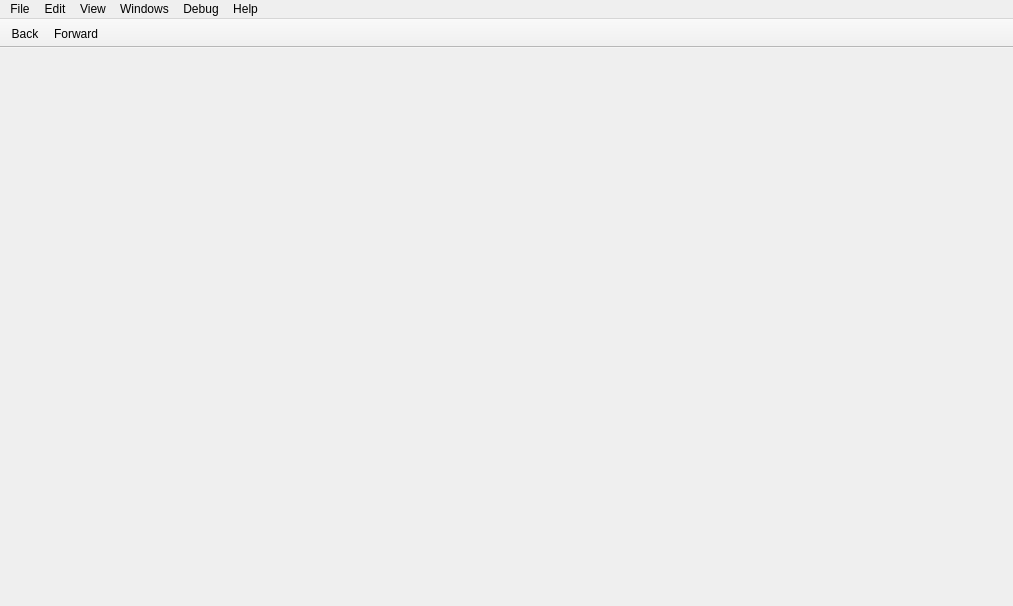
<?xml version="1.0" encoding="UTF-8"?>
<ui version="4.0">
 <class>MainWindow</class>
 <widget class="QMainWindow" name="MainWindow">
  <property name="geometry">
   <rect>
    <x>0</x>
    <y>0</y>
    <width>1013</width>
    <height>606</height>
   </rect>
  </property>
  <property name="sizePolicy">
   <sizepolicy hsizetype="Expanding" vsizetype="Expanding">
    <horstretch>0</horstretch>
    <verstretch>0</verstretch>
   </sizepolicy>
  </property>
  <property name="windowTitle">
   <string notr="true">Cutter</string>
  </property>
  <property name="styleSheet">
   <string notr="true"/>
  </property>
  <property name="documentMode">
   <bool>true</bool>
  </property>
  <property name="dockNestingEnabled">
   <bool>true</bool>
  </property>
  <widget class="QMenu" name="addExtraWidgets">
   <property name="title">
    <string>Add extra...</string>
   </property>
  </widget>
  <widget class="QMenuBar" name="menuBar">
   <property name="geometry">
    <rect>
     <x>0</x>
     <y>0</y>
     <width>1013</width>
     <height>22</height>
    </rect>
   </property>
   <property name="defaultUp">
    <bool>false</bool>
   </property>
   <property name="nativeMenuBar">
    <bool>true</bool>
   </property>
   <widget class="QMenu" name="menuFile">
    <property name="geometry">
     <rect>
      <x>378</x>
      <y>100</y>
      <width>156</width>
      <height>220</height>
     </rect>
    </property>
    <property name="title">
     <string>File</string>
    </property>
    <addaction name="actionNew"/>
    <addaction name="actionOpen"/>
    <addaction name="separator"/>
    <addaction name="actionImportPDB"/>
    <addaction name="separator"/>
    <addaction name="actionSave"/>
    <addaction name="actionSaveAs"/>
    <addaction name="actionExport_as_code"/>
    <addaction name="separator"/>
    <addaction name="actionRun_Script"/>
    <addaction name="separator"/>
    <addaction name="actionQuit"/>
    <addaction name="separator"/>
   </widget>
   <widget class="QMenu" name="menuView">
    <property name="title">
     <string>View</string>
    </property>
    <property name="tabsOnTop" stdset="0">
     <bool>false</bool>
    </property>
    <addaction name="actionRefresh_contents"/>
    <addaction name="separator"/>
    <addaction name="actionDefault"/>
    <addaction name="actionReset_settings"/>
    <addaction name="separator"/>
    <addaction name="actionLock"/>
    <addaction name="actionTabs_on_Top"/>
    <addaction name="actionGrouped_dock_dragging"/>
   </widget>
   <widget class="QMenu" name="menuHelp">
    <property name="title">
     <string>Help</string>
    </property>
    <addaction name="actionAbout"/>
    <addaction name="actionIssue"/>
   </widget>
   <widget class="QMenu" name="menuEdit">
    <property name="title">
     <string>Edit</string>
    </property>
    <addaction name="actionSearch"/>
    <addaction name="actionUndoSeek"/>
    <addaction name="actionRedoSeek"/>
    <addaction name="separator"/>
    <addaction name="actionPreferences"/>
   </widget>
   <widget class="QMenu" name="menuWindows">
    <property name="title">
     <string>Windows</string>
    </property>
    <widget class="QMenu" name="menuPlugins">
     <property name="title">
      <string>Plugins</string>
     </property>
    </widget>
    <widget class="QMenu" name="menuAddInfoWidgets">
     <property name="title">
      <string>Info...</string>
     </property>
     <addaction name="actionClasses"/>
     <addaction name="actionEntrypoints"/>
     <addaction name="actionExports"/>
     <addaction name="actionFlags"/>
     <addaction name="actionHeaders"/>
     <addaction name="actionImports"/>
     <addaction name="actionRelocs"/>
     <addaction name="actionResources"/>
     <addaction name="actionSDBBrowser"/>
     <addaction name="actionSections"/>
     <addaction name="actionSegments"/>
     <addaction name="actionSymbols"/>
     <addaction name="actionVTables"/>
     <addaction name="actionZignatures"/>
    </widget>
    <widget class="QMenu" name="menuAddDebugWidgets">
     <property name="title">
      <string>Debug...</string>
     </property>
     <addaction name="actionBacktrace"/>
     <addaction name="actionBreakpoint"/>
     <addaction name="actionMemoryMap"/>
     <addaction name="actionRegisters"/>
     <addaction name="actionRegisterRefs"/>
     <addaction name="actionStack"/>
    </widget>
    <addaction name="actionDashboard"/>
    <addaction name="separator"/>
    <addaction name="actionFunctions"/>
    <addaction name="actionHexdump"/>
    <addaction name="actionDecompiler"/>
    <addaction name="actionOverview"/>
    <addaction name="separator"/>
    <addaction name="actionSearch"/>
    <addaction name="actionStrings"/>
    <addaction name="actionTypes"/>
    <addaction name="separator"/>
    <addaction name="actionExtraDisassembly"/>
    <addaction name="actionExtraGraph"/>
    <addaction name="actionExtraHexdump"/>
    <addaction name="separator"/>
    <addaction name="menuAddInfoWidgets"/>
    <addaction name="menuAddDebugWidgets"/>
    <addaction name="separator"/>
    <addaction name="actionComments"/>
    <addaction name="actionConsole"/>
    <addaction name="separator"/>
    <addaction name="menuPlugins"/>
   </widget>
   <widget class="QMenu" name="menuDebug">
    <property name="title">
     <string>Debug</string>
    </property>
   </widget>
   <addaction name="menuFile"/>
   <addaction name="menuEdit"/>
   <addaction name="menuView"/>
   <addaction name="menuWindows"/>
   <addaction name="menuDebug"/>
   <addaction name="menuHelp"/>
  </widget>
  <widget class="QToolBar" name="mainToolBar">
   <property name="sizePolicy">
    <sizepolicy hsizetype="Preferred" vsizetype="Fixed">
     <horstretch>0</horstretch>
     <verstretch>0</verstretch>
    </sizepolicy>
   </property>
   <property name="contextMenuPolicy">
    <enum>Qt::DefaultContextMenu</enum>
   </property>
   <property name="windowTitle">
    <string notr="true">Main toolbar</string>
   </property>
   <property name="movable">
    <bool>false</bool>
   </property>
   <property name="iconSize">
    <size>
     <width>16</width>
     <height>16</height>
    </size>
   </property>
   <property name="toolButtonStyle">
    <enum>Qt::ToolButtonIconOnly</enum>
   </property>
   <attribute name="toolBarArea">
    <enum>TopToolBarArea</enum>
   </attribute>
   <attribute name="toolBarBreak">
    <bool>false</bool>
   </attribute>
   <addaction name="actionBackward"/>
   <addaction name="actionForward"/>
  </widget>
  <action name="actionDefault">
   <property name="text">
    <string>Reset Layout</string>
   </property>
   <property name="toolTip">
    <string>Reset layout</string>
   </property>
  </action>
  <action name="actionZen">
   <property name="text">
    <string>Zen Mode</string>
   </property>
   <property name="toolTip">
    <string>Zen mode</string>
   </property>
  </action>
  <action name="actionAbout">
   <property name="text">
    <string>About</string>
   </property>
  </action>
  <action name="actionIssue">
   <property name="text">
    <string>Report an issue</string>
   </property>
  </action>
  <action name="actionNew">
   <property name="text">
    <string>New</string>
   </property>
   <property name="shortcut">
    <string>Ctrl+N</string>
   </property>
  </action>
  <action name="actionClose">
   <property name="text">
    <string>Close</string>
   </property>
  </action>
  <action name="actionSave_workspace">
   <property name="text">
    <string>Save layout</string>
   </property>
   <property name="toolTip">
    <string>Save layout</string>
   </property>
  </action>
  <action name="actionDocumentation">
   <property name="text">
    <string>Documentation</string>
   </property>
  </action>
  <action name="actionOpen">
   <property name="text">
    <string>Open</string>
   </property>
   <property name="shortcut">
    <string>Ctrl+O</string>
   </property>
  </action>
  <action name="actionSave">
   <property name="text">
    <string>Save</string>
   </property>
   <property name="shortcut">
    <string>Ctrl+S</string>
   </property>
  </action>
  <action name="actionUndoSeek">
   <property name="text">
    <string>Undo Seek</string>
   </property>
  </action>
  <action name="actionRedoSeek">
   <property name="text">
    <string>Redo Seek</string>
   </property>
  </action>
  <action name="actionCut">
   <property name="text">
    <string>Cut</string>
   </property>
  </action>
  <action name="actionCopy">
   <property name="text">
    <string>Copy</string>
   </property>
  </action>
  <action name="actionPaste">
   <property name="text">
    <string>Paste</string>
   </property>
  </action>
  <action name="actionDelete">
   <property name="text">
    <string>Delete</string>
   </property>
  </action>
  <action name="actionSelect_all">
   <property name="text">
    <string>Select all</string>
   </property>
   <property name="toolTip">
    <string>Select all</string>
   </property>
  </action>
  <action name="actionFind">
   <property name="text">
    <string>Find</string>
   </property>
  </action>
  <action name="actionFind_next">
   <property name="text">
    <string>Find next</string>
   </property>
   <property name="toolTip">
    <string>Find next</string>
   </property>
  </action>
  <action name="actionFind_previous">
   <property name="text">
    <string>Find previous</string>
   </property>
   <property name="toolTip">
    <string>Find previous</string>
   </property>
  </action>
  <action name="actionBackward">
   <property name="icon">
    <iconset>
     <normaloff>:/img/icons/arrow_left.svg</normaloff>:/img/icons/arrow_left.svg</iconset>
   </property>
   <property name="text">
    <string>Back</string>
   </property>
   <property name="toolTip">
    <string>Go back</string>
   </property>
  </action>
  <action name="actionForward">
   <property name="icon">
    <iconset>
     <normaloff>:/img/icons/arrow_right.svg</normaloff>:/img/icons/arrow_right.svg</iconset>
   </property>
   <property name="text">
    <string>Forward</string>
   </property>
  </action>
  <action name="actionLock">
   <property name="checkable">
    <bool>true</bool>
   </property>
   <property name="checked">
    <bool>true</bool>
   </property>
   <property name="text">
    <string>Unlock Panels</string>
   </property>
   <property name="toolTip">
    <string>Toggle panel locks</string>
   </property>
   <property name="iconVisibleInMenu">
    <bool>false</bool>
   </property>
  </action>
  <action name="actionLockUnlock">
   <property name="checkable">
    <bool>true</bool>
   </property>
   <property name="icon">
    <iconset>
     <normaloff>:/unlock</normaloff>:/unlock</iconset>
   </property>
   <property name="text">
    <string>Lock/Unlock</string>
   </property>
   <property name="toolTip">
    <string>Lock/Unlock</string>
   </property>
  </action>
  <action name="actionStrings">
   <property name="checkable">
    <bool>true</bool>
   </property>
   <property name="text">
    <string>Strings</string>
   </property>
   <property name="toolTip">
    <string>Show/Hide Strings panel</string>
   </property>
  </action>
  <action name="actionSections">
   <property name="checkable">
    <bool>true</bool>
   </property>
   <property name="text">
    <string>Sections</string>
   </property>
   <property name="toolTip">
    <string>Show/Hide Sections panel</string>
   </property>
  </action>
  <action name="actionSegments">
   <property name="checkable">
    <bool>true</bool>
   </property>
   <property name="text">
    <string>Segments</string>
   </property>
   <property name="toolTip">
    <string>Show/Hide Segments panel</string>
   </property>
  </action>
  <action name="actionFunctions">
   <property name="checkable">
    <bool>true</bool>
   </property>
   <property name="text">
    <string>Functions</string>
   </property>
   <property name="toolTip">
    <string>Show/Hide Functions panel</string>
   </property>
  </action>
  <action name="actionImports">
   <property name="checkable">
    <bool>true</bool>
   </property>
   <property name="text">
    <string>Imports</string>
   </property>
   <property name="toolTip">
    <string>Show/Hide Imports panel</string>
   </property>
  </action>
  <action name="actionSymbols">
   <property name="checkable">
    <bool>true</bool>
   </property>
   <property name="text">
    <string>Symbols</string>
   </property>
   <property name="toolTip">
    <string>Show/Hide Symbols panel</string>
   </property>
  </action>
  <action name="actionRelocs">
   <property name="checkable">
    <bool>true</bool>
   </property>
   <property name="text">
    <string>Relocs</string>
   </property>
   <property name="toolTip">
    <string>Show/Hide Relocs panel</string>
   </property>
  </action>
  <action name="actionFlags">
   <property name="checkable">
    <bool>true</bool>
   </property>
   <property name="text">
    <string>Flags</string>
   </property>
   <property name="toolTip">
    <string>Show/Hide Flags panel</string>
   </property>
  </action>
  <action name="actionMem">
   <property name="checkable">
    <bool>false</bool>
   </property>
   <property name="text">
    <string>Memory</string>
   </property>
   <property name="toolTip">
    <string>Show/Hide Memory panel</string>
   </property>
  </action>
  <action name="actionTheme">
   <property name="checkable">
    <bool>false</bool>
   </property>
   <property name="icon">
    <iconset>
     <normaloff>:/img/icons/themes.svg</normaloff>:/img/icons/themes.svg</iconset>
   </property>
   <property name="text">
    <string>Theme</string>
   </property>
   <property name="autoRepeat">
    <bool>false</bool>
   </property>
   <property name="menuRole">
    <enum>QAction::PreferencesRole</enum>
   </property>
  </action>
  <action name="actionTabs">
   <property name="icon">
    <iconset>
     <normaloff>:/img/icons/tabs.svg</normaloff>:/img/icons/tabs.svg</iconset>
   </property>
   <property name="text">
    <string>Tabs up/down</string>
   </property>
   <property name="toolTip">
    <string>Tabs up/down</string>
   </property>
  </action>
  <action name="actionRefresh_Panels">
   <property name="icon">
    <iconset>
     <normaloff>:/img/icons/spin.svg</normaloff>:/img/icons/spin.svg</iconset>
   </property>
   <property name="text">
    <string>Refresh</string>
   </property>
  </action>
  <action name="actionComments">
   <property name="checkable">
    <bool>true</bool>
   </property>
   <property name="text">
    <string>Comments</string>
   </property>
   <property name="toolTip">
    <string>Show/Hide comments</string>
   </property>
  </action>
  <action name="actionTabs_on_Top">
   <property name="checkable">
    <bool>true</bool>
   </property>
   <property name="text">
    <string>Show Tabs at the Top</string>
   </property>
   <property name="toolTip">
    <string>Toggle tab position</string>
   </property>
  </action>
  <action name="actionDark_Theme">
   <property name="text">
    <string>Dark Theme</string>
   </property>
  </action>
  <action name="actionLoad_workspace">
   <property name="text">
    <string>Load layout</string>
   </property>
   <property name="toolTip">
    <string>Load layout</string>
   </property>
  </action>
  <action name="actionWhite_Theme">
   <property name="text">
    <string>Default Theme</string>
   </property>
  </action>
  <action name="actionBindiff">
   <property name="text">
    <string>Bindiff</string>
   </property>
  </action>
  <action name="actionAnalysis">
   <property name="text">
    <string>Analysis</string>
   </property>
  </action>
  <action name="actionTest_menu">
   <property name="text">
    <string>Test menu</string>
   </property>
  </action>
  <action name="actionHexCopy_Hexpair">
   <property name="text">
    <string>Copy hexpair</string>
   </property>
   <property name="toolTip">
    <string>Copy hexpair</string>
   </property>
  </action>
  <action name="actionHexCopy_Text">
   <property name="text">
    <string>Copy text</string>
   </property>
   <property name="toolTip">
    <string>Copy text</string>
   </property>
  </action>
  <action name="actionHexCopy_ASCII">
   <property name="text">
    <string>Copy ASCII</string>
   </property>
  </action>
  <action name="actionHexInsert_String">
   <property name="text">
    <string>Insert string</string>
   </property>
   <property name="toolTip">
    <string>Insert string</string>
   </property>
  </action>
  <action name="actionHexInsert_Hex">
   <property name="text">
    <string>Insert hex</string>
   </property>
   <property name="toolTip">
    <string>Insert hex</string>
   </property>
  </action>
  <action name="actionHexEdit">
   <property name="text">
    <string>Edit</string>
   </property>
  </action>
  <action name="actionHexPaste">
   <property name="text">
    <string>Paste</string>
   </property>
  </action>
  <action name="actionDisas_ShowHideBytes">
   <property name="text">
    <string>Show/Hide bytes</string>
   </property>
  </action>
  <action name="actionDisasSwitch_case">
   <property name="text">
    <string>Switch case</string>
   </property>
  </action>
  <action name="actionDisasCopy_All">
   <property name="text">
    <string>Copy all</string>
   </property>
   <property name="toolTip">
    <string>Copy all</string>
   </property>
  </action>
  <action name="actionDisasCopy_Bytes">
   <property name="text">
    <string>Copy bytes</string>
   </property>
   <property name="toolTip">
    <string>Copy bytes</string>
   </property>
  </action>
  <action name="actionDisasCopy_Disasm">
   <property name="text">
    <string>Copy disasm</string>
   </property>
   <property name="toolTip">
    <string>Copy disasm</string>
   </property>
  </action>
  <action name="actionDisplayOptions">
   <property name="text">
    <string>Copy disasm</string>
   </property>
   <property name="toolTip">
    <string>Copy disasm</string>
   </property>
  </action>
  <action name="actionStart_Web_Server">
   <property name="checkable">
    <bool>true</bool>
   </property>
   <property name="icon">
    <iconset>
     <normaloff>:/img/icons/cloud.svg</normaloff>:/img/icons/cloud.svg</iconset>
   </property>
   <property name="text">
    <string>Start web server</string>
   </property>
   <property name="toolTip">
    <string>Start web server</string>
   </property>
  </action>
  <action name="action1column">
   <property name="text">
    <string>1</string>
   </property>
  </action>
  <action name="action2columns">
   <property name="text">
    <string>2</string>
   </property>
  </action>
  <action name="action4columns">
   <property name="text">
    <string>4</string>
   </property>
  </action>
  <action name="action8columns">
   <property name="text">
    <string>8</string>
   </property>
  </action>
  <action name="action16columns">
   <property name="text">
    <string>16</string>
   </property>
  </action>
  <action name="action32columns">
   <property name="text">
    <string>32</string>
   </property>
  </action>
  <action name="action64columns">
   <property name="text">
    <string>64</string>
   </property>
  </action>
  <action name="actionSyntax_AT_T_Intel">
   <property name="text">
    <string>Syntax AT&amp;T/Intel</string>
   </property>
  </action>
  <action name="actionFunctionsRename">
   <property name="text">
    <string>Rename</string>
   </property>
  </action>
  <action name="actionFunctionsUndefine">
   <property name="text">
    <string>Undefine</string>
   </property>
  </action>
  <action name="actionDisasRename">
   <property name="text">
    <string>Rename</string>
   </property>
  </action>
  <action name="actionDisasmUndefine">
   <property name="text">
    <string>Undefine</string>
   </property>
  </action>
  <action name="actionDisasAdd_comment">
   <property name="text">
    <string>Add comment</string>
   </property>
  </action>
  <action name="actionhide_bottomPannel">
   <property name="checkable">
    <bool>true</bool>
   </property>
   <property name="icon">
    <iconset>
     <normaloff>:/img/icons/down.svg</normaloff>:/img/icons/down.svg</iconset>
   </property>
   <property name="text">
    <string>Show/Hide bottom pannel</string>
   </property>
   <property name="toolTip">
    <string>Show/Hide bottom pannel</string>
   </property>
  </action>
  <action name="actionSDBBrowser">
   <property name="checkable">
    <bool>true</bool>
   </property>
   <property name="text">
    <string>SDB Browser</string>
   </property>
  </action>
  <action name="actionRun_Script">
   <property name="text">
    <string>Run Script</string>
   </property>
  </action>
  <action name="actionDashboard">
   <property name="checkable">
    <bool>true</bool>
   </property>
   <property name="text">
    <string>Dashboard</string>
   </property>
   <property name="toolTip">
    <string>Show/Hide Dashboard panel</string>
   </property>
  </action>
  <action name="actionReset_settings">
   <property name="text">
    <string>Reset Settings</string>
   </property>
   <property name="toolTip">
    <string>Reset settings</string>
   </property>
  </action>
  <action name="actionQuit">
   <property name="text">
    <string>Quit</string>
   </property>
   <property name="shortcut">
    <string>Ctrl+Q</string>
   </property>
  </action>
  <action name="actionExports">
   <property name="checkable">
    <bool>true</bool>
   </property>
   <property name="text">
    <string>Exports</string>
   </property>
   <property name="toolTip">
    <string>Show/Hide Exports panel</string>
   </property>
  </action>
  <action name="actionRefresh_contents">
   <property name="text">
    <string>Refresh Contents</string>
   </property>
   <property name="toolTip">
    <string>Refresh contents</string>
   </property>
  </action>
  <action name="actionDisplay_Esil">
   <property name="checkable">
    <bool>true</bool>
   </property>
   <property name="text">
    <string>Show ESIL rather than assembly</string>
   </property>
  </action>
  <action name="actionDisplay_Pseudocode">
   <property name="checkable">
    <bool>true</bool>
   </property>
   <property name="text">
    <string>Show pseudocode rather than assembly</string>
   </property>
  </action>
  <action name="actionEntrypoints">
   <property name="checkable">
    <bool>true</bool>
   </property>
   <property name="text">
    <string>Entry Points</string>
   </property>
  </action>
  <action name="actionDisplay_Offsets">
   <property name="checkable">
    <bool>true</bool>
   </property>
   <property name="checked">
    <bool>true</bool>
   </property>
   <property name="text">
    <string>Display offsets</string>
   </property>
  </action>
  <action name="actionPreferences">
   <property name="text">
    <string>Preferences</string>
   </property>
  </action>
  <action name="actionSaveAs">
   <property name="text">
    <string>Save As...</string>
   </property>
  </action>
  <action name="actionTmp">
   <property name="text">
    <string>Tmp</string>
   </property>
  </action>
  <action name="actionGraph">
   <property name="checkable">
    <bool>true</bool>
   </property>
   <property name="text">
    <string>Graph</string>
   </property>
  </action>
  <action name="actionOverview">
   <property name="checkable">
    <bool>true</bool>
   </property>
   <property name="text">
    <string>Graph Overview</string>
   </property>
  </action>
  <action name="actionDecompiler">
   <property name="checkable">
    <bool>true</bool>
   </property>
   <property name="text">
    <string>Decompiler</string>
   </property>
  </action>
  <action name="actionConsole">
   <property name="checkable">
    <bool>true</bool>
   </property>
   <property name="text">
    <string>Console</string>
   </property>
  </action>
  <action name="actionStack">
   <property name="checkable">
    <bool>true</bool>
   </property>
   <property name="text">
    <string>Stack</string>
   </property>
  </action>
  <action name="actionRegisters">
   <property name="checkable">
    <bool>true</bool>
   </property>
   <property name="text">
    <string>Registers</string>
   </property>
  </action>
  <action name="actionBacktrace">
   <property name="checkable">
    <bool>true</bool>
   </property>
   <property name="text">
    <string>Backtrace</string>
   </property>
  </action>
  <action name="actionMemoryMap">
   <property name="checkable">
    <bool>true</bool>
   </property>
   <property name="text">
    <string>Memory map</string>
   </property>
  </action>
  <action name="actionBreakpoint">
   <property name="checkable">
    <bool>true</bool>
   </property>
   <property name="text">
    <string>Breakpoints</string>
   </property>
  </action>
  <action name="actionRegisterRefs">
   <property name="checkable">
    <bool>true</bool>
   </property>
   <property name="text">
    <string>Register References</string>
   </property>
  </action>
  <action name="actionClasses">
   <property name="checkable">
    <bool>true</bool>
   </property>
   <property name="text">
    <string>Classes</string>
   </property>
  </action>
  <action name="actionImportPDB">
   <property name="text">
    <string>Import PDB</string>
   </property>
  </action>
  <action name="actionAnalyze">
   <property name="text">
    <string>Analyze</string>
   </property>
  </action>
  <action name="actionResources">
   <property name="checkable">
    <bool>true</bool>
   </property>
   <property name="text">
    <string>Resources</string>
   </property>
  </action>
  <action name="actionVTables">
   <property name="checkable">
    <bool>true</bool>
   </property>
   <property name="text">
    <string>VTables</string>
   </property>
   <property name="toolTip">
    <string>Show/Hide VTables panel</string>
   </property>
  </action>
  <action name="actionTypes">
   <property name="checkable">
    <bool>true</bool>
   </property>
   <property name="text">
    <string>Types</string>
   </property>
   <property name="toolTip">
    <string>Show/Hide Types panel</string>
   </property>
  </action>
  <action name="actionSearch">
   <property name="checkable">
    <bool>true</bool>
   </property>
   <property name="text">
    <string>Search</string>
   </property>
   <property name="toolTip">
    <string>Show/Hide Search panel</string>
   </property>
  </action>
  <action name="actionHeaders">
   <property name="checkable">
    <bool>true</bool>
   </property>
   <property name="text">
    <string>Headers</string>
   </property>
   <property name="toolTip">
    <string>Show/Hide Headers panel</string>
   </property>
  </action>
  <action name="actionZignatures">
   <property name="checkable">
    <bool>true</bool>
   </property>
   <property name="text">
    <string>Zignatures</string>
   </property>
   <property name="toolTip">
    <string>Show/Hide Zignatures panel</string>
   </property>
  </action>
  <action name="actionExport_as_code">
   <property name="text">
    <string>Export as code</string>
   </property>
  </action>
  <action name="actionExtraHexdump">
   <property name="text">
    <string>Add Hexdump</string>
   </property>
  </action>
  <action name="actionExtraDisassembly">
   <property name="text">
    <string>Add Disassembly</string>
   </property>
  </action>
  <action name="actionExtraGraph">
   <property name="text">
    <string>Add Graph</string>
   </property>
  </action>
  <action name="actionGrouped_dock_dragging">
   <property name="checkable">
    <bool>true</bool>
   </property>
   <property name="checked">
    <bool>true</bool>
   </property>
   <property name="text">
    <string>Grouped dock dragging</string>
   </property>
  </action>
 </widget>
 <layoutdefault spacing="6" margin="11"/>
 <resources>
  <include location="resources.qrc"/>
 </resources>
 <connections/>
</ui>
